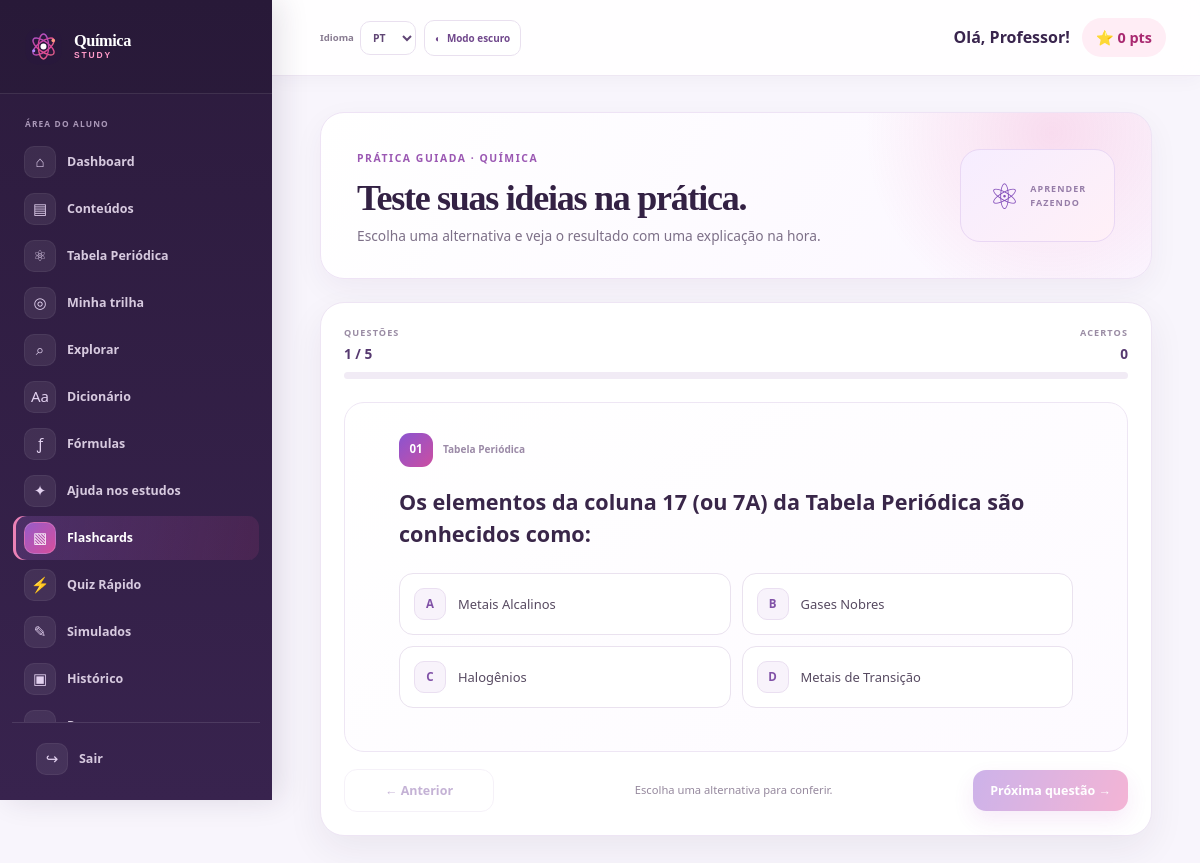
Screenshot of /aluno/flashcards.php (signed in) with the database file from the repository.
### tables this page shows
CREATE TABLE `usuarios` (
  `id` int(11) NOT NULL,
  `nome` varchar(100) NOT NULL,
  `email` varchar(100) NOT NULL,
  `senha` varchar(255) NOT NULL,
  `tipo` enum('aluno','admin') DEFAULT 'aluno',
  `pontos` int(11) DEFAULT 0,
  `criado_em` timestamp NOT NULL DEFAULT current_timestamp(),
  `avatar_key` varchar(20) NOT NULL DEFAULT 'atom',
  `foto_perfil` varchar(255) DEFAULT NULL
);

CREATE TABLE `questoes` (
  `id` int(11) NOT NULL,
  `conteudo_id` int(11) DEFAULT NULL,
  `tipo` enum('multipla','vf','dissertativa') DEFAULT 'multipla',
  `enunciado` text NOT NULL,
  `alt_a` varchar(255) DEFAULT NULL,
  `alt_b` varchar(255) DEFAULT NULL,
  `alt_c` varchar(255) DEFAULT NULL,
  `alt_d` varchar(255) DEFAULT NULL,
  `resposta_correta` text NOT NULL,
  `explicacao` text NOT NULL,
  `criado_em` timestamp NOT NULL DEFAULT current_timestamp()
);

CREATE TABLE `conteudos` (
  `id` int(11) NOT NULL,
  `titulo` varchar(150) NOT NULL,
  `resumo` text NOT NULL,
  `conteudo_completo` longtext NOT NULL,
  `categoria` varchar(50) NOT NULL,
  `criado_em` timestamp NOT NULL DEFAULT current_timestamp()
);

### includes/funcoes.php (called while the page is built, shortened)
<?php
function escape($string) {
    return htmlspecialchars($string, ENT_QUOTES, 'UTF-8');
}
?>

### includes/auth.php (called while the page is built, shortened)
<?php
function getUsuarioLogado() {
    if (isset($_SESSION['usuario_id'])) {
        return [
            'id' => $_SESSION['usuario_id'],
            'nome' => $_SESSION['usuario_nome'],
            'tipo' => $_SESSION['usuario_tipo'],
            'pontos' => $_SESSION['usuario_pontos'] ?? 0
        ];
    }
    return null;
}
?>

### aluno/flashcards.php (the view, shortened to what this page needs)
<?php
$css_extra = 'flashcards.css';
require_once '../includes/header.php';
$stmt = $pdo->query("SELECT q.id, q.enunciado, q.alt_a, q.alt_b, q.alt_c, q.alt_d, q.resposta_correta, q.explicacao, c.titulo AS conteudo FROM questoes q LEFT JOIN conteudos c ON c.id = q.conteudo_id WHERE q.tipo = 'multipla' ORDER BY RAND() LIMIT 10");
$questoes_pratica = $stmt->fetchAll();
?>
<section class="practice-page">
    <header class="practice-heading"><div><span class="practice-eyebrow">PRÁTICA GUIADA · QUÍMICA</span><h1>Teste suas ideias na prática.</h1><p>Escolha uma alternativa e veja o resultado com uma explicação na hora.</p></div><div class="practice-streak" aria-hidden="true"><span>⚛</span><small>APRENDER<br>FAZENDO</small></div></header>
    <?php if (!$questoes_pratica): ?>
        <div class="practice-empty"><span>✧</span><h2>As questões estão sendo preparadas.</h2><p>Quando o professor publicar novas questões, elas aparecerão aqui para você.</p><a href="conteudos.php" class="btn btn-primary">Explorar conteúdos</a></div>
    <?php else: ?>
        <div class="practice-shell" data-practice data-count="<?= count($questoes_pratica) ?>">
            <div class="practice-overview"><div><span>QUESTÕES</span><strong id="practice-count">1 / <?= count($questoes_pratica) ?></strong></div><div class="practice-score"><span>ACERTOS</span><strong id="practice-score">0</strong></div><div class="practice-progress"><i id="practice-progress-fill"></i></div></div>
            <div class="practice-question-stack">
                <?php foreach ($questoes_pratica as $index => $q): ?>
                    <section class="practice-question" data-practice-question data-correct="<?= escape(strtoupper($q['resposta_correta'])) ?>" data-explanation="<?= escape($q['explicacao']) ?>" <?= $index > 0 ? 'hidden' : '' ?> aria-labelledby="practice-question-<?= $index ?>">
                        <div class="practice-question-meta"><span class="practice-number"><?= str_pad((string)($index + 1), 2, '0', STR_PAD_LEFT) ?></span><span><?= escape($q['conteudo'] ?? 'Química') ?></span></div>
                        <h2 id="practice-question-<?= $index ?>"><?= escape($q['enunciado']) ?></h2>
                        <div class="practice-choices">
                            <?php foreach (['A' => $q['alt_a'], 'B' => $q['alt_b'], 'C' => $q['alt_c'], 'D' => $q['alt_d']] as $letter => $choice): ?>
                                <?php if (trim((string)$choice) !== ''): ?><label class="practice-choice"><span class="practice-choice-letter"><?= $letter ?></span><span class="practice-choice-text"><?= escape($choice) ?></span></label><?php endif; ?>
                            <?php endforeach; ?>
                        </div>
                    </section>
                <?php endforeach; ?>
            </div>
            <div class="practice-controls"><button type="button" class="btn btn-secondary" data-practice-prev disabled>← Anterior</button><span class="practice-hint" data-practice-hint>Selecione uma alternativa para conferir.</span><button type="button" class="btn btn-primary" data-practice-next disabled>Conferir resposta →</button></div>
        </div>
    <?php endif; ?>
</section>
<?php require_once '../includes/footer.php'; ?>

### includes/header.php (shortened to what this page needs)
<?php
require_once __DIR__ . '/auth.php';
require_once __DIR__ . '/conexao.php';
require_once __DIR__ . '/funcoes.php';
$usuario = getUsuarioLogado();
$pagina_atual = basename($_SERVER['PHP_SELF']);
$stmt_pts = $pdo->prepare("SELECT pontos, avatar_key, foto_perfil FROM usuarios WHERE id = :id");
$stmt_pts->execute(['id' => $usuario['id']]);
$usuario_perfil = $stmt_pts->fetch();
$pontos_atualizados = $usuario_perfil['pontos'];
$usuario['pontos'] = $pontos_atualizados;
$usuario['avatar_key'] = $usuario_perfil['avatar_key'];
$usuario['foto_perfil'] = $usuario_perfil['foto_perfil'];
?>
<!DOCTYPE html>
<html lang="pt-BR">
<head>
    <link rel="stylesheet" href="../css/style.css?v=20261010-preferences">
    <link rel="stylesheet" href="../css/dashboard.css?v=20261010-preferences">
    <link rel="stylesheet" href="../css/preferences.css?v=20261010-agenda-calendar">
    <?php if (isset($css_extra)): ?>
        <link rel="stylesheet" href="../css/<?= escape($css_extra) ?>?v=20261010-agenda-calendar">
    <?php endif; ?>
</head>
<body class="dashboard-body student-app" data-user-role="<?= escape($usuario['tipo']) ?>">
    <div class="app-container">
        <aside class="sidebar" id="sidebar">
            <div class="sidebar-header">
                <a href="../aluno/dashboard.php" class="logo brand-logo"><img src="../assets/logo-chem.svg" alt=""><span class="brand-name">Química<span>STUDY</span></span></a>
            </div>
            <nav class="sidebar-nav">
                <a href="dashboard.php" class="nav-item <?= $pagina_atual == 'dashboard.php' ? 'active' : '' ?>">
                    <span class="icon">📊</span> Dashboard
                </a>
                <a href="conteudos.php" class="nav-item <?= in_array($pagina_atual, ['conteudos.php', 'conteudo.php']) ? 'active' : '' ?>">
                    <span class="icon">📚</span> Conteúdos
                </a>
                <a href="tabela-periodica.php" class="nav-item <?= $pagina_atual == 'tabela-periodica.php' ? 'active' : '' ?>">
                    <span class="icon">⚛️</span> Tabela Periódica
                </a>
                <a href="trilha.php" class="nav-item <?= $pagina_atual == 'trilha.php' ? 'active' : '' ?>"><span class="icon">◎</span> Minha trilha</a>
                <a href="explorar.php" class="nav-item <?= $pagina_atual == 'explorar.php' ? 'active' : '' ?>"><span class="icon">⌕</span> Explorar</a>
                <a href="dicionario.php" class="nav-item <?= $pagina_atual == 'dicionario.php' ? 'active' : '' ?>"><span class="icon">Aa</span> Dicionário</a>
                <a href="formulas.php" class="nav-item <?= $pagina_atual == 'formulas.php' ? 'active' : '' ?>"><span class="icon">ƒ</span> Fórmulas</a>
                <a href="chat.php" class="nav-item <?= $pagina_atual == 'chat.php' ? 'active' : '' ?>"><span class="icon">✦</span> Ajuda nos estudos</a>
                <a href="flashcards.php" class="nav-item <?= $pagina_atual == 'flashcards.php' ? 'active' : '' ?>">
                    <span class="icon">🧠</span> Flashcards
                </a>
                <a href="quiz.php" class="nav-item <?= $pagina_atual == 'quiz.php' ? 'active' : '' ?>">
                    <span class="icon">⚡</span> Quiz Rápido
                </a>
                <a href="simulados.php" class="nav-item <?= in_array($pagina_atual, ['simulados.php', 'simulado.php', 'resultado.php']) ? 'active' : '' ?>">
                    <span class="icon">📝</span> Simulados
                </a>
                <a href="historico.php" class="nav-item <?= $pagina_atual == 'historico.php' ? 'active' : '' ?>">
                    <span class="icon">📜</span> Histórico
                </a>
                <a href="progresso.php" class="nav-item <?= $pagina_atual == 'progresso.php' ? 'active' : '' ?>">
                    <span class="icon">📈</span> Progresso
                </a>
            </nav>
            <div class="sidebar-footer">
                <a href="../logout.php" class="nav-item logout">
                    <span class="icon">🚪</span> Sair
                </a>
            </div>
        </aside>
        <main class="main-content">
            <header class="topbar">
                <div class="appearance-controls"><label for="language-select" class="language-control"><span>Idioma</span><select id="language-select" aria-label="Idioma"><option value="pt">PT</option><option value="en">EN</option><option value="es">ES</option></select></label><button type="button" class="theme-toggle" id="theme-toggle" aria-label="Alternar tema" aria-pressed="false"><span aria-hidden="true">◐</span><span id="theme-label">Modo escuro</span></button></div>
                <div class="user-info">
                    <span class="user-name">Olá, <?= escape($usuario['nome']) ?>!</span>
                    <span class="user-points">⭐ <?= $usuario['pontos'] ?> pts</span>
                </div>
            </header>
            <div class="content-wrapper">

### css/style.css (style rules this page uses)
:root { --primary: #0ea5e9; --primary-dark: #0284c7; --secondary: #10b981; --accent: #f59e0b; --dark: #0f172a; --dark-light: #1e293b; --light: #f8fafc; --gray: #64748b; --danger: #ef4444; --radius: 12px; --shadow: 0 4px 6px -1px rgba(0, 0, 0, 0.1), 0 2px 4px -1px rgba(0, 0, 0, 0.06); --shadow-lg: 0 10px 15px -3px rgba(0, 0, 0, 0.1), 0 4px 6px -2px rgba(0, 0, 0, 0.05); }
* { margin: 0; padding: 0; box-sizing: border-box; font-family: 'Segoe UI', system-ui, sans-serif; }
body { background-color: var(--light); color: var(--dark); line-height: 1.6; }
.btn { display: inline-flex; align-items: center; justify-content: center; padding: 12px 24px; border-radius: var(--radius); font-weight: 600; text-decoration: none; border: none; cursor: pointer; transition: all 0.3s ease; font-size: 1rem; }
.btn-primary { background-color: var(--primary); color: white; }
.btn-secondary { background-color: white; color: var(--primary); border: 2px solid var(--primary); }
.logo { font-size: 1.5rem; font-weight: 800; color: var(--dark); text-decoration: none; display: flex; align-items: center; gap: 8px; }
.logo span { color: var(--primary); }
.brand-logo { gap: 10px; font-size: 1.08rem !important; }
.brand-logo img { width: 39px; height: 39px; }
.brand-logo > span { color: #fff !important; }
.brand-logo > span > span { color: #f28ab9 !important; }
.brand-logo .brand-name { display: grid; gap: 1px; color: #fff !important; font: 700 1.02rem/1.05 Georgia, 'Times New Roman', serif; letter-spacing: -.025em; }
.brand-logo .brand-name > span { color: #f28ab9 !important; font: 800 .53rem/1.2 Arial, sans-serif; letter-spacing: .22em; }
:root { --primary: #7138d5; --primary-dark: #5924b4; --secondary: #e94491; --accent: #ffb454; --dark: #281838; --dark-light: #432559; --light: #fbf8ff; --gray: #74677f; --danger: #d83c66; --radius: 18px; --shadow: 0 8px 24px rgba(48, 25, 72, .08); --shadow-lg: 0 22px 60px rgba(48, 25, 72, .16); }
body { background: #fbf8ff; color: #281838; }
.btn { border-radius: 999px; padding: 13px 25px; font-weight: 700; }
.btn-primary { color: #fff; background: linear-gradient(115deg, #7138d5, #e94491); box-shadow: 0 9px 22px rgba(174, 65, 193, .25); }
.btn-secondary { color: #7138d5; background: #fff; border: 1px solid #e8dff2; }
.logo { color: #281838; letter-spacing: -.04em; }
.logo span { color: #e94491; }

### rows the page displays
usuarios: pontos "0"
questoes: index "01", conteudo.titulo "Tabela Periódica", enunciado "Os elementos da coluna 17 (ou 7A) da Tabela Periódica são conhecidos como:", letter "A", alt_a "Metais Alcalinos", letter "B", alt_b "Gases Nobres", letter "C", alt_c "Halogênios", letter "D", alt_d "Metais de Transição"

### other values shown
$usuario['nome'] "Professor"
